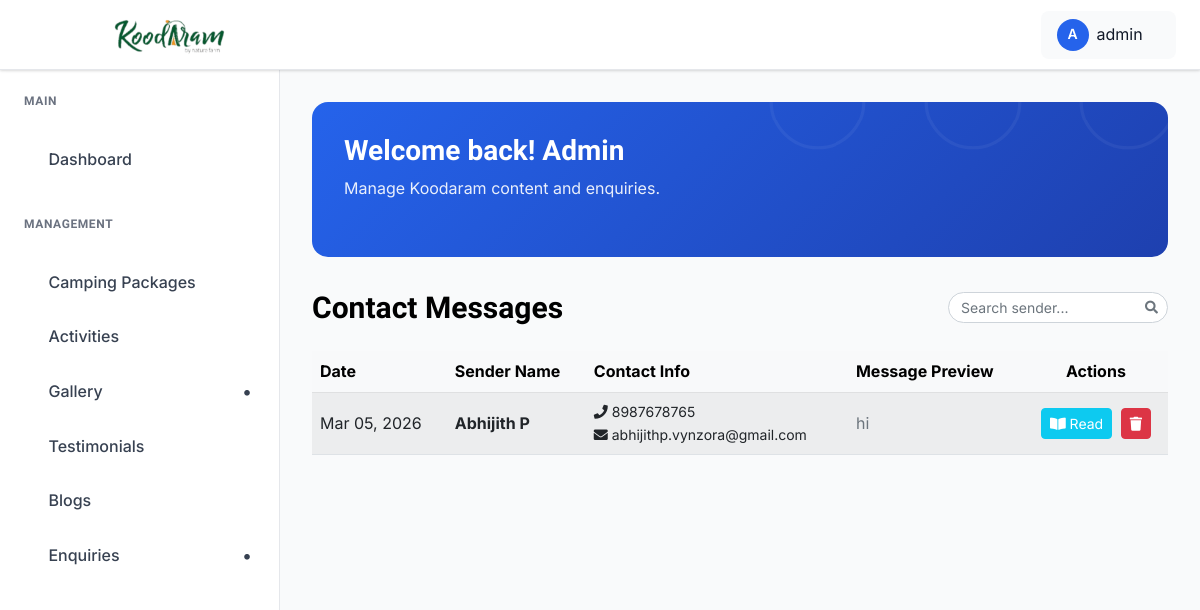
/dashboard/contacts/ (signed in), run on an earlier commit of the app's database.
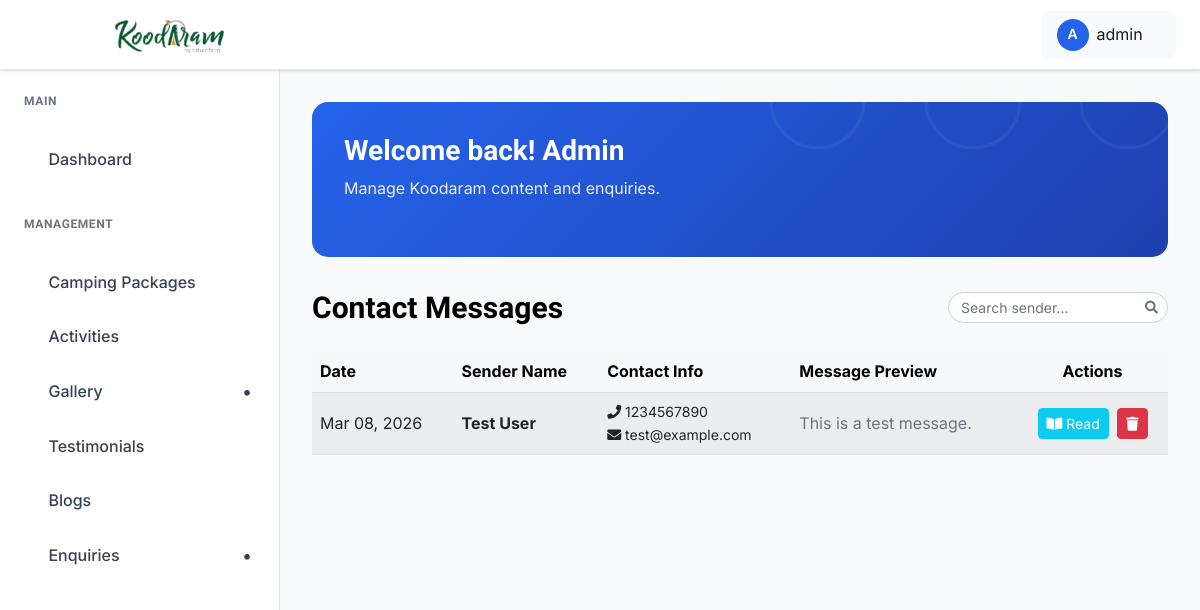
And on a later commit of the database.
### koodaram_app/models.py (models this page shows, shortened)
class ContactMessage(models.Model):
    first_name = models.CharField(max_length=100)
    last_name = models.CharField(max_length=100)
    phone = models.CharField(max_length=20)
    email = models.EmailField(blank=True, null=True)
    message = models.TextField(blank=True)
    created_at = models.DateTimeField(auto_now_add=True)

### koodaram_app/views.py (the view)
# urls.py: path("dashboard/contacts/", views.view_contacts, name="view_contacts"),
@login_required(login_url="admin_login")
def view_contacts(request):
    contacts = ContactMessage.objects.all().order_by("-created_at")
    paginator = Paginator(contacts, 10)
    page_number = request.GET.get("page")
    page_obj = paginator.get_page(page_number)
    return render(request, "admin_pages/view_contacts.html", {"contacts": page_obj})

### koodaram_app/context_processors.py (called while the page is built)
def _star_parts(rating: float) -> list[str]:
    rating = max(0.0, min(5.0, float(rating)))
    full = int(rating)
    remainder = rating - full
    half = 1 if remainder >= 0.25 and remainder < 0.75 else 0
    if remainder >= 0.75:
        full = min(5, full + 1)
    empty = max(0, 5 - full - half)
    return (["full"] * full) + (["half"] * half) + (["empty"] * empty)

def google_reviews(request) -> dict[str, Any]:
    rating = getattr(settings, "GOOGLE_REVIEW_RATING", 0.0)
    count = getattr(settings, "GOOGLE_REVIEW_COUNT", 0)
    url = getattr(settings, "GOOGLE_REVIEW_URL", "")
    return {
        "google_review_rating": rating,
        "google_review_count": count,
        "google_review_url": url,
        "google_review_stars": _star_parts(rating),
    }

### templates/admin_pages/view_contacts.html (shortened to what this page needs)
{% extends "admin_pages/base.html" %}
{% load static %}
{% block content %}
<div class="dashboard__form__wraper">
     <div class="create__course__title mb-4 d-flex flex-wrap justify-content-between align-items-center gap-2">
        <h4 class="mb-0">Contact Messages</h4>
        <div class="d-flex align-items-center gap-2 ms-auto">
            <div class="search-box">
                <input type="text" id="contactSearchInput" class="form-control form-control-sm" placeholder="Search sender...">
            </div>
        </div>
    </div>
    <div class="custom-table-container">
        <table class="table table-striped table-hover align-middle">
            <thead class="table-light">
                <tr>
                    <th scope="col">Date</th>
                    <th scope="col">Sender Name</th>
                    <th scope="col">Contact Info</th>
                    <th scope="col">Message Preview</th>
                    <th scope="col" class="text-center">Actions</th>
                </tr>
            </thead>
            <tbody>
                {% for contact in contacts %}
                <tr>
                    <td>{{ contact.created_at|date:"M d, Y" }}</td>
                    <td><strong>{{ contact.first_name }} {{ contact.last_name }}</strong></td>
                    <td>
                        <div class="d-flex flex-column small">
                            <span><i class="fas fa-phone"></i> {{ contact.phone }}</span>
                            {% if contact.email %}<span><i class="fas fa-envelope"></i> {{ contact.email }}</span>{% endif %}
                        </div>
                    </td>
                    <td class="text-muted">{{ contact.message|truncatewords:8 }}</td>
                    <td class="text-center">
                        <button type="button" class="btn btn-sm btn-info me-1 text-white" data-bs-toggle="modal" data-bs-target="#readContactModal{{ contact.id }}">
                            <i class="fas fa-book-open"></i> Read
                        </button>
                        <button type="button" class="btn btn-sm btn-danger" data-bs-toggle="modal" data-bs-target="#deleteContactModal{{ contact.id }}">
                            <i class="fas fa-trash"></i>
                        </button>
                    </td>
                </tr>
                {% empty %}
                <tr>
                    <td colspan="5" class="text-center py-4">
                        <p class="text-muted">No contact messages yet.</p>
                    </td>
                </tr>
                {% endfor %}
            </tbody>
        </table>
    </div>
</div>
{% endblock %}

What changed in the data, as far as the page shows it:
removed ContactMessage: created_at "Mar 05, 2026", first_name "Abhijith", last_name "P", phone "8987678765", email "abhijithp.vynzora@gmail.com", message "hi"
added ContactMessage: created_at "Mar 08, 2026", first_name "Test", last_name "User", phone "1234567890", email "test@example.com", message "This is a test message."
